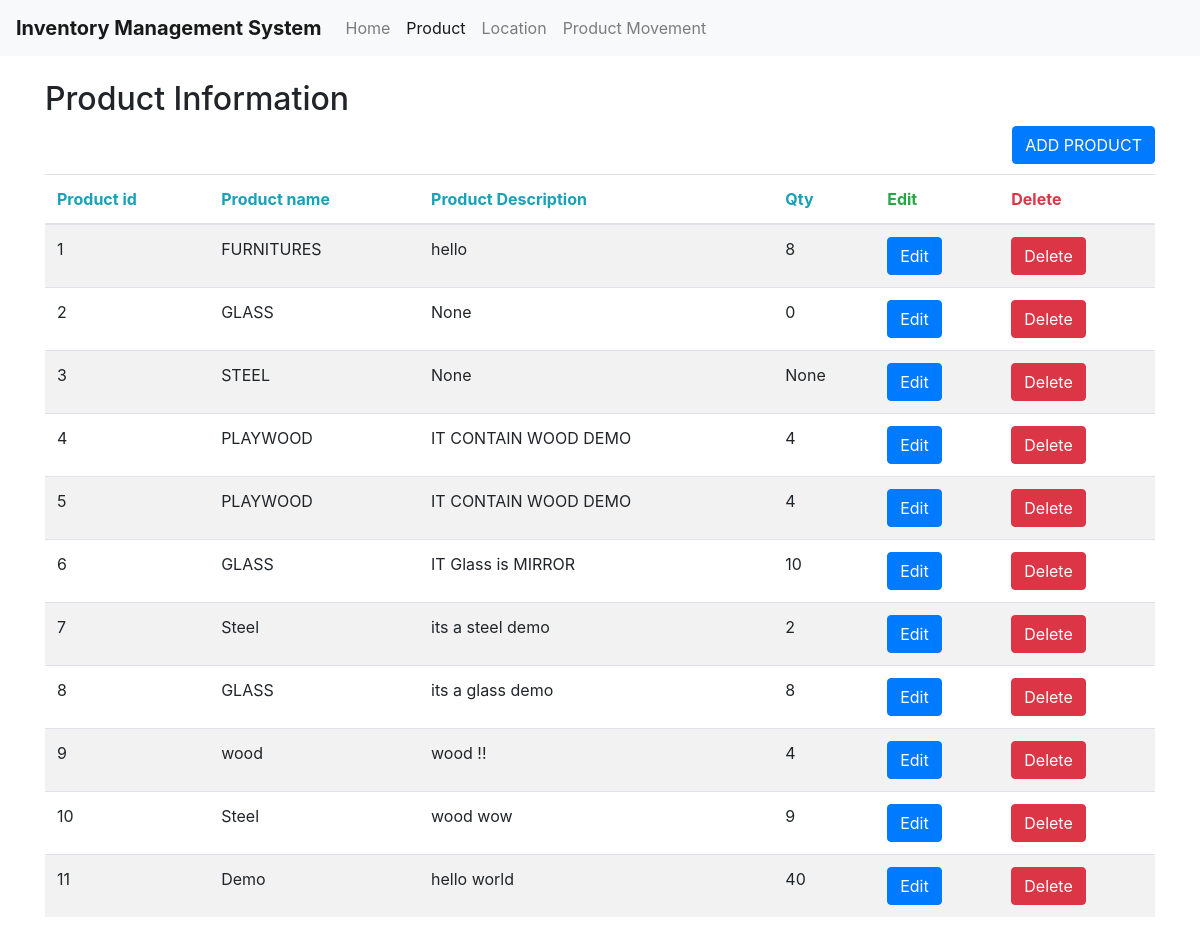
Page /Product on the earlier database version.
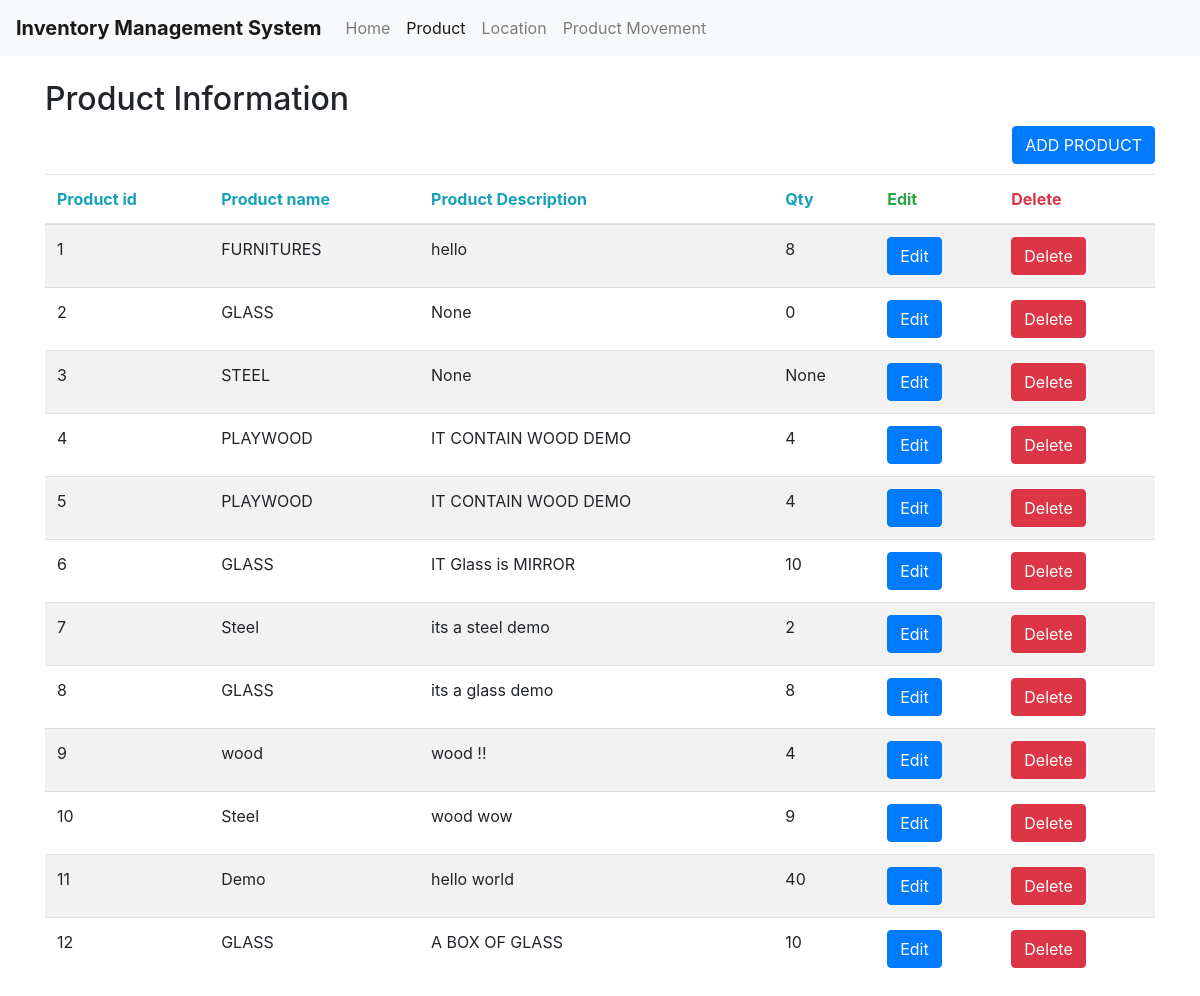
Same page on the later database version.
### tables this page shows
CREATE TABLE Product (productID INTEGER PRIMARY KEY, productName TEXT ,productDescription TEXT,QTY INTEGER);

### home.py (the view)
@app.route("/Product")
def Product():
   con = sql.connect("database.db")
   con.row_factory = sql.Row
   cur = con.cursor()
   cur.execute("select * from Product")
   rows = cur.fetchall();
   return  render_template('Product.html',rows = rows)

### templates/Product.html (shortened to what this page needs)
<!DOCTYPE html>
<html>
<head>
	<link rel="stylesheet" href="https://stackpath.bootstrapcdn.com/bootstrap/4.1.3/css/bootstrap.min.css">
</head>
<body>
				<nav class="navbar navbar-expand-lg navbar-light bg-light">
			  <a class="navbar-brand" href="#"><b>Inventory Management System</b></a>
			  <div class="collapse navbar-collapse" id="navbarNavAltMarkup">
			    <div class="navbar-nav">
			      <a class="nav-item nav-link" href="/home">Home</a>
			      <a class="nav-item nav-link active" href="/Product">Product <span class="sr-only">(current)</span></a>
			      <a class="nav-item nav-link" href="/Location">Location</a>
			      <a class="nav-item nav-link" href="/ProductMovement">Product Movement</a>
			    </div>
			  </div>
			</nav>
<div class="container">
  <h2>Product Information</h2>
 <div class="float-md-right">
  <button type="button" class="btn btn-primary" data-toggle="modal" data-target="#exampleModal">ADD PRODUCT</button></div>
 </div>
  <table class="table table-striped">
    <thead>
      <tr>
        <th class="text-info">Product id</th>
        <th class="text-info">Product name</th>
        <th class="text-info">Product Description</th>
        <th class="text-info">Qty</th>
        <th class="text-success">Edit</th>
        <th class="text-danger">Delete</th>
      </tr>
    </thead>
    <tbody>
       {% for row in rows %}
            <tr>
               <td>{{row["productID"]}}</td>
               <td>{{row["productName"]}}</td>
               <td> {{ row["productDescription"]}}</td>
               <td>{{row['QTY']}}</td>
               <td>
                    <a><button class="btn btn-primary" OnClick='showModal({{row["productID"]}},"{{row["productName"]}}","{{row["productDescription"]}}","{{row["QTY"]}}");'>Edit</button></a></td>
                       <td> <a href='deleteProduct/{{row["productID"]}}'><button class="btn btn-danger">Delete</button></a>
                     </td>
            </tr>
         {% endfor %}
    </tbody>
  </table>
</body>
</html>

Differences in the rows shown:
added Product: productID "12", productName "GLASS", productDescription "A BOX OF GLASS", QTY "10"
